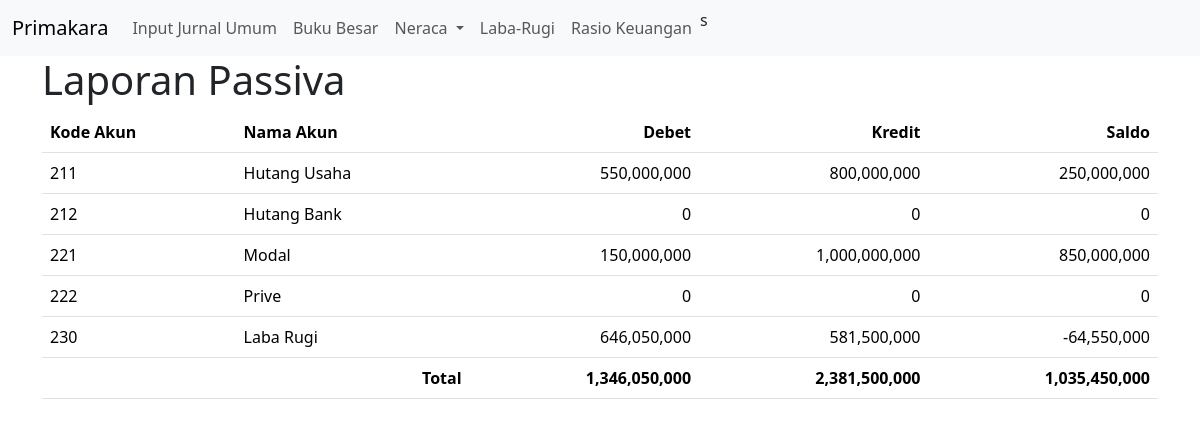
The app's page /passiva.php with its own data.
### tables this page shows
CREATE TABLE `m_coa` (
  `kode_akun` varchar(20) NOT NULL,
  `nama_akun` varchar(100) NOT NULL,
  `posisi_akun` varchar(3) NOT NULL,
  `tipe` varchar(30) NOT NULL
);

### passiva.php (the view, shortened to what this page needs)
<!doctype html>
<html lang="en">
<head>
    <link href="https://cdn.jsdelivr.net/npm/bootstrap@5.3.3/dist/css/bootstrap.min.css" rel="stylesheet">
</head>
<body>
    <?php
    include_once("conn.php");
    include_once("navbar.php");
    $sql_bb = "SELECT * FROM v_passiva";
    $result_bb = $conn->query($sql_bb);
    ?>
    <div class="container">
        <h1>Laporan Passiva</h1>
        <table id="detailLabaRugi" class="table table-hover">
            <thead>
                <tr>
                    <th>Kode Akun</th>
                    <th>Nama Akun</th>
                    <th style='text-align: right;'>Debet</th>
                    <th style='text-align: right;'>Kredit</th>
                    <th style='text-align: right;'>Saldo</th>
                </tr>
            </thead>
            <tbody>
                <?php
                if ($result_bb->num_rows > 0) {
                    mysqli_data_seek($result_bb, 0);
                    $total_debet = 0;
                    $total_kredit = 0;
                    while ($row = $result_bb->fetch_assoc()) {
                        $debet  = number_format($row['debet']);
                        $kredit = number_format($row['kredit']);
                        $saldo  = number_format($row['saldo']);
                        echo "
                            <tr>
                                <td>{$row['kode_akun']}</td>
                                <td>{$row['nama_akun']}</td>
                                <td align='right'>{$debet}</td>
                                <td align='right'>{$kredit}</td>
                                <td align='right'>{$saldo}</td>
                            </tr>";
                        $total_debet  += $row['debet'];
                        $total_kredit += $row['kredit'];
                    }
                }
                ?>
            </tbody>
            <tfoot>
                <tr>
                    <td colspan="2" align="right"><b>Total</b></td>
                    <td align="right"><b><?= number_format($total_debet) ?></b></td>
                    <td align="right"><b><?= number_format($total_kredit) ?></b></td>
                    <td align="right"><b><?= number_format($total_kredit - $total_debet) ?></b></td>
                </tr>
            </tfoot>
        </table>
    </div>
</body>
</html>

### records on screen
m_coa: kode_akun "211", nama_akun "Hutang Usaha", debet "550,000,000", kredit "800,000,000", saldo "250,000,000"
m_coa: kode_akun "212", nama_akun "Hutang Bank", debet "0", kredit "0", saldo "0"
m_coa: kode_akun "221", nama_akun "Modal", debet "150,000,000", kredit "1,000,000,000", saldo "850,000,000"
m_coa: kode_akun "222", nama_akun "Prive", debet "0", kredit "0", saldo "0"
m_coa: kode_akun "230", nama_akun "Laba Rugi", debet "646,050,000", kredit "581,500,000", saldo "-64,550,000"

### other values on screen
$total_debet "1,346,050,000"
$total_kredit "2,381,500,000"
$total_kredit - $total_debet "1,035,450,000"
